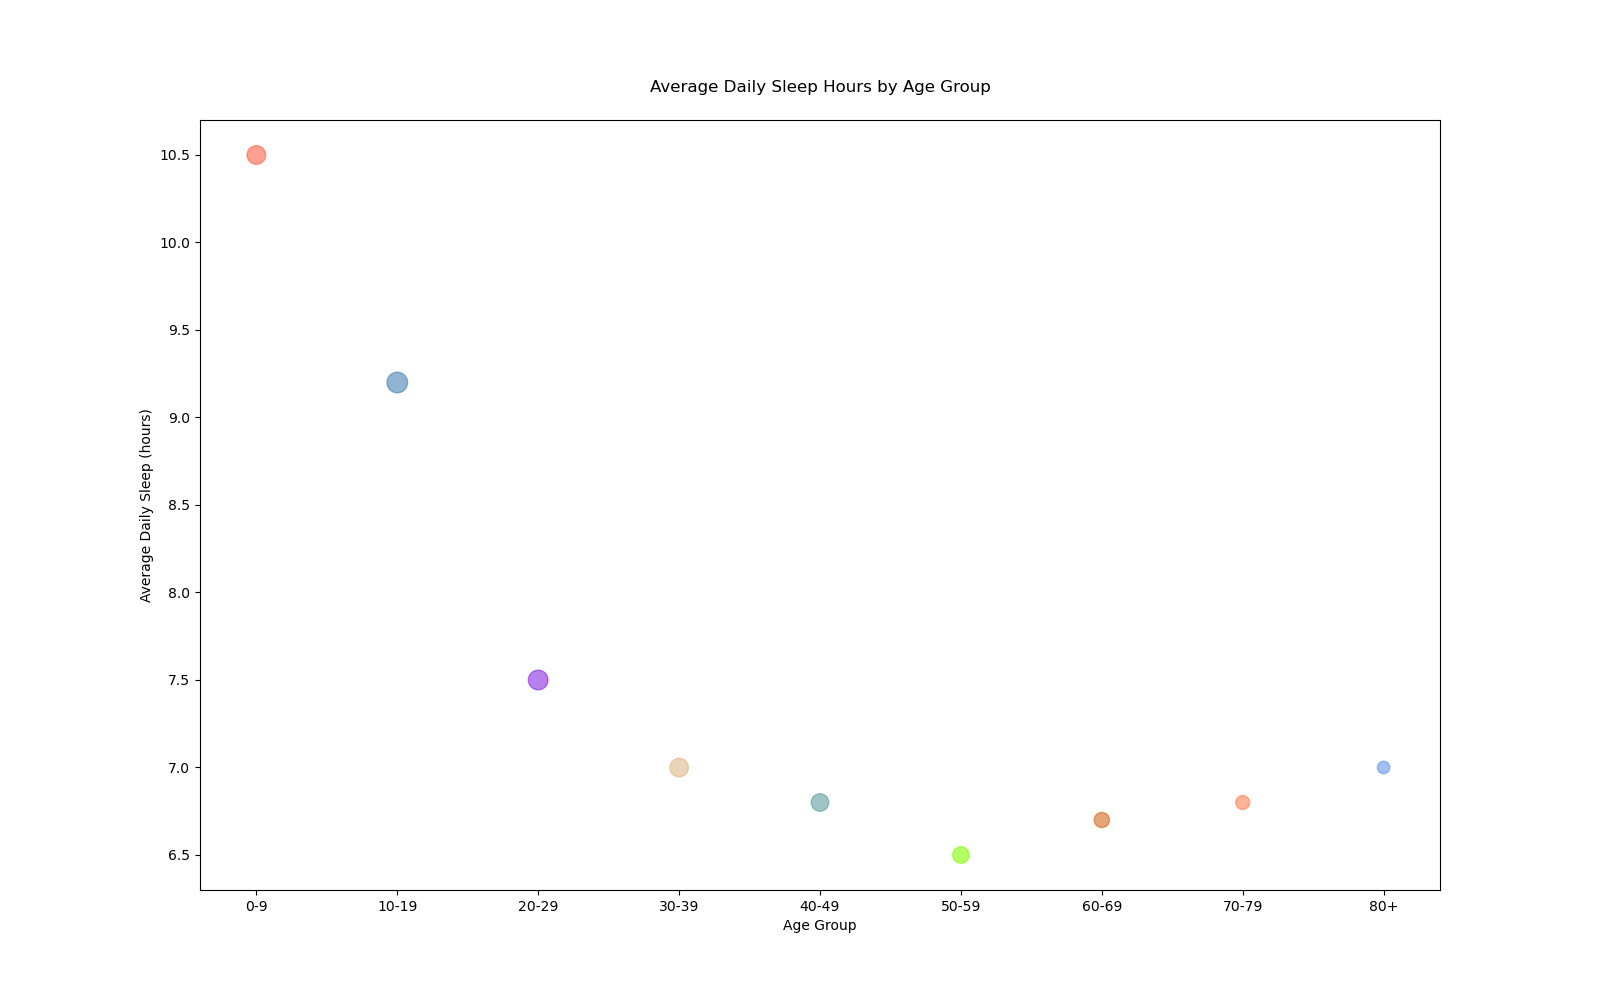

The script that drew this image:

import matplotlib.pyplot as plt

# Data
age_groups = ['0-9', '10-19', '20-29', '30-39', '40-49', '50-59', '60-69', '70-79', '80+']
average_sleep = [10.5, 9.2, 7.5, 7.0, 6.8, 6.5, 6.7, 6.8, 7.0]
number_of_participants = [180000, 220000, 200000, 180000, 160000, 140000, 120000, 100000, 80000]

# Custom colors
colors = ['#ff6347', '#4682b4', '#8a2be2', '#deb887', '#5f9ea0', '#7fff00', '#d2691e', '#ff7f50', '#6495ed']

# Set figure size
plt.figure(figsize=(16, 10))

# Scatter plot with bubble sizes
bubble_sizes = [n / 1000 for n in number_of_participants]  # Scaling the number of participants for bubble size
plt.scatter(age_groups, average_sleep, s=bubble_sizes, c=colors, alpha=0.6)

# Labels and title
plt.xlabel('Age Group')
plt.ylabel('Average Daily Sleep (hours)')
plt.title('Average Daily Sleep Hours by Age Group', pad=20)

# Show plot
plt.show()
